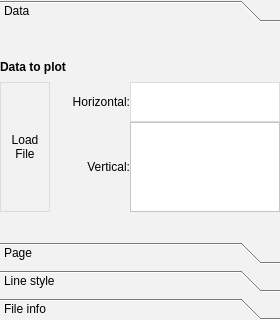
<?xml version="1.0" encoding="UTF-8"?>
<ui version="4.0">
 <class>column1D</class>
 <widget class="QWidget" name="column1D">
  <property name="geometry">
   <rect>
    <x>0</x>
    <y>0</y>
    <width>280</width>
    <height>320</height>
   </rect>
  </property>
  <property name="windowTitle">
   <string>Form</string>
  </property>
  <property name="styleSheet">
   <string notr="true">.QWidget{
background-color:rgb(242, 242, 242);
}

QLineEdit,QListWidget,QTableWidget,QComboBox{
	background-color:rgb(255,255,255);
/*border:1px solid rgb(220,220,220);
min-width:58px;
min-height:38px;
qproperty-alignment: AlignCenter;*/
}


QToolBar{
	background-color:red;
border: 1px solid black;
}

QPushButton{
	    border:1px solid rgb(220,220,220);

	height:38px;
}

QPushButton:hover{
	background-color:rgb(150, 188, 201);
border-radius:0px;
color:white;
}



QLineEdit{
	background-color:rgb(255,255,255);
/*border:1px solid rgb(220,220,220);
min-width:58px;
min-height:38px;
qproperty-alignment: AlignCenter;*/
}

QLineEdit::hover, QLineEdit:focus{
	background-color:rgb(255,255,255);
}

QLineEdit:focus{
	background-color:rgb(255,255,255);
}

/*QLabel{
background-color:rgb(230, 230, 230);
qproperty-alignment: AlignCenter;
}*/




QComboBox {
    border:1px solid rgb(220,220,220);
}


QComboBox:!editable {


     background: qlineargradient(x1: 0, y1: 0, x2: 0, y2: 1,
                                 stop: 0 #E1E1E1, stop: 0.4 #DDDDDD,
                                 stop: 0.5 #D8D8D8, stop: 1.0 #D3D3D3);
}

/* QComboBox gets the &quot;on&quot; state when the popup is open */
QComboBox:!editable:on {
    background: qlineargradient(x1: 0, y1: 0, x2: 0, y2: 1,
                                stop: 0 #D3D3D3, stop: 0.4 #D8D8D8,
                                stop: 0.5 #DDDDDD, stop: 1.0 #E1E1E1);


border-radius:0px;

}

QComboBox:on { /* shift the text when the popup opens */
    padding-top: 0px;
    padding-left: 20px;

}

QComboBox::drop-down {
    subcontrol-origin: padding;
    subcontrol-position: top right;
    width: 15px;
		qproperty-alignment: AlignCenter;
	border-left-width: 0px;
    border-left-color: darkgray;
    border-left-style: solid; /* just a single line */
	padding-right:2px;

}

QComboBox::down-arrow {

   image:url(Icons/dropdown.png);
	width:12px;
}

QComboBox::down-arrow:on { /* shift the arrow when popup is open */
    top: 1px;
    left: 1px;
}

QComboBox QListView
{
	border-radius:0px;
    selection-background-color: QLinearGradient( x1: 0, y1: 0, x2: 0, y2: 1, stop: 0 #8DAEBE, stop: 1 #678EA3);

	background-color:rgb(220,220,220);
outline: 0;
}

QComboBox QListView::item{
	color:rgb(0,0,0);
height:21px;
}

QComboBox QListView::item:selected{
	color:rgb(0,0,0);
background-color: QLinearGradient( x1: 0, y1: 0, x2: 0, y2: 1, stop: 0 #8DAEBE, stop: 1 #678EA3);
	height:21px;

}

</string>
  </property>
  <layout class="QGridLayout" name="gridLayout">
   <property name="leftMargin">
    <number>0</number>
   </property>
   <property name="topMargin">
    <number>0</number>
   </property>
   <property name="rightMargin">
    <number>0</number>
   </property>
   <property name="bottomMargin">
    <number>0</number>
   </property>
   <property name="spacing">
    <number>0</number>
   </property>
   <item row="0" column="0">
    <widget class="QToolBox" name="toolBox">
     <property name="minimumSize">
      <size>
       <width>280</width>
       <height>320</height>
      </size>
     </property>
     <property name="maximumSize">
      <size>
       <width>480</width>
       <height>16777215</height>
      </size>
     </property>
     <property name="currentIndex">
      <number>0</number>
     </property>
     <widget class="QWidget" name="page">
      <property name="geometry">
       <rect>
        <x>0</x>
        <y>0</y>
        <width>280</width>
        <height>176</height>
       </rect>
      </property>
      <attribute name="label">
       <string>Data</string>
      </attribute>
      <layout class="QVBoxLayout" name="verticalLayout_3">
       <property name="spacing">
        <number>0</number>
       </property>
       <property name="leftMargin">
        <number>0</number>
       </property>
       <property name="topMargin">
        <number>0</number>
       </property>
       <property name="rightMargin">
        <number>0</number>
       </property>
       <property name="bottomMargin">
        <number>0</number>
       </property>
       <item>
        <widget class="QWidget" name="widget" native="true">
         <property name="sizePolicy">
          <sizepolicy hsizetype="Preferred" vsizetype="Preferred">
           <horstretch>0</horstretch>
           <verstretch>0</verstretch>
          </sizepolicy>
         </property>
         <property name="minimumSize">
          <size>
           <width>230</width>
           <height>130</height>
          </size>
         </property>
         <property name="maximumSize">
          <size>
           <width>16777215</width>
           <height>160</height>
          </size>
         </property>
         <layout class="QVBoxLayout" name="verticalLayout">
          <property name="spacing">
           <number>0</number>
          </property>
          <property name="leftMargin">
           <number>0</number>
          </property>
          <property name="topMargin">
           <number>0</number>
          </property>
          <property name="rightMargin">
           <number>0</number>
          </property>
          <property name="bottomMargin">
           <number>0</number>
          </property>
          <item>
           <widget class="QLabel" name="label_4">
            <property name="minimumSize">
             <size>
              <width>100</width>
              <height>30</height>
             </size>
            </property>
            <property name="maximumSize">
             <size>
              <width>16777215</width>
              <height>50</height>
             </size>
            </property>
            <property name="font">
             <font>
              <weight>75</weight>
              <bold>true</bold>
             </font>
            </property>
            <property name="text">
             <string>Data to plot</string>
            </property>
           </widget>
          </item>
          <item>
           <widget class="QWidget" name="widget" native="true">
            <property name="minimumSize">
             <size>
              <width>230</width>
              <height>80</height>
             </size>
            </property>
            <layout class="QHBoxLayout" name="horizontalLayout">
             <property name="spacing">
              <number>0</number>
             </property>
             <property name="leftMargin">
              <number>0</number>
             </property>
             <property name="topMargin">
              <number>0</number>
             </property>
             <property name="rightMargin">
              <number>0</number>
             </property>
             <property name="bottomMargin">
              <number>0</number>
             </property>
             <item>
              <widget class="QPushButton" name="load1DFile_PB">
               <property name="sizePolicy">
                <sizepolicy hsizetype="Preferred" vsizetype="Preferred">
                 <horstretch>0</horstretch>
                 <verstretch>0</verstretch>
                </sizepolicy>
               </property>
               <property name="minimumSize">
                <size>
                 <width>50</width>
                 <height>80</height>
                </size>
               </property>
               <property name="maximumSize">
                <size>
                 <width>150</width>
                 <height>300</height>
                </size>
               </property>
               <property name="text">
                <string>Load 
File</string>
               </property>
              </widget>
             </item>
             <item>
              <widget class="QWidget" name="widget" native="true">
               <property name="minimumSize">
                <size>
                 <width>180</width>
                 <height>80</height>
                </size>
               </property>
               <layout class="QGridLayout" name="gridLayout_2">
                <property name="leftMargin">
                 <number>0</number>
                </property>
                <property name="topMargin">
                 <number>0</number>
                </property>
                <property name="rightMargin">
                 <number>0</number>
                </property>
                <property name="bottomMargin">
                 <number>0</number>
                </property>
                <property name="spacing">
                 <number>0</number>
                </property>
                <item row="0" column="0">
                 <widget class="QLabel" name="filterX_LB">
                  <property name="minimumSize">
                   <size>
                    <width>80</width>
                    <height>40</height>
                   </size>
                  </property>
                  <property name="maximumSize">
                   <size>
                    <width>16777215</width>
                    <height>60</height>
                   </size>
                  </property>
                  <property name="text">
                   <string>Horizontal:</string>
                  </property>
                  <property name="alignment">
                   <set>Qt::AlignRight|Qt::AlignTrailing|Qt::AlignVCenter</set>
                  </property>
                 </widget>
                </item>
                <item row="0" column="1">
                 <widget class="QComboBox" name="plot1DFileX_Combo">
                  <property name="minimumSize">
                   <size>
                    <width>100</width>
                    <height>40</height>
                   </size>
                  </property>
                  <property name="maximumSize">
                   <size>
                    <width>16777215</width>
                    <height>60</height>
                   </size>
                  </property>
                  <property name="editable">
                   <bool>false</bool>
                  </property>
                 </widget>
                </item>
                <item row="1" column="0">
                 <widget class="QLabel" name="filterY_LB">
                  <property name="minimumSize">
                   <size>
                    <width>80</width>
                    <height>40</height>
                   </size>
                  </property>
                  <property name="maximumSize">
                   <size>
                    <width>16777215</width>
                    <height>240</height>
                   </size>
                  </property>
                  <property name="text">
                   <string>Vertical:</string>
                  </property>
                  <property name="alignment">
                   <set>Qt::AlignRight|Qt::AlignTrailing|Qt::AlignVCenter</set>
                  </property>
                 </widget>
                </item>
                <item row="1" column="1">
                 <widget class="QListWidget" name="plot1DFileY_LW">
                  <property name="sizePolicy">
                   <sizepolicy hsizetype="Preferred" vsizetype="Preferred">
                    <horstretch>0</horstretch>
                    <verstretch>0</verstretch>
                   </sizepolicy>
                  </property>
                  <property name="minimumSize">
                   <size>
                    <width>100</width>
                    <height>40</height>
                   </size>
                  </property>
                  <property name="maximumSize">
                   <size>
                    <width>16777215</width>
                    <height>240</height>
                   </size>
                  </property>
                 </widget>
                </item>
               </layout>
              </widget>
             </item>
            </layout>
           </widget>
          </item>
         </layout>
        </widget>
       </item>
      </layout>
     </widget>
     <widget class="QWidget" name="page_2">
      <property name="geometry">
       <rect>
        <x>0</x>
        <y>0</y>
        <width>280</width>
        <height>176</height>
       </rect>
      </property>
      <attribute name="label">
       <string>Page</string>
      </attribute>
      <layout class="QGridLayout" name="gridLayout_8">
       <property name="leftMargin">
        <number>0</number>
       </property>
       <property name="topMargin">
        <number>0</number>
       </property>
       <property name="rightMargin">
        <number>0</number>
       </property>
       <property name="bottomMargin">
        <number>0</number>
       </property>
       <property name="spacing">
        <number>0</number>
       </property>
       <item row="0" column="0">
        <widget class="QWidget" name="widget_9" native="true">
         <property name="minimumSize">
          <size>
           <width>0</width>
           <height>160</height>
          </size>
         </property>
         <property name="maximumSize">
          <size>
           <width>16777215</width>
           <height>190</height>
          </size>
         </property>
         <property name="styleSheet">
          <string notr="true">QLineEdit{
	min-height:30px;
	min-width:40px;
	border:0px solid;
}

.QWidget{
	border-top:1px solid rgb(179, 179, 179);
}</string>
         </property>
         <layout class="QVBoxLayout" name="verticalLayout_2">
          <property name="spacing">
           <number>0</number>
          </property>
          <property name="leftMargin">
           <number>0</number>
          </property>
          <property name="topMargin">
           <number>0</number>
          </property>
          <property name="rightMargin">
           <number>0</number>
          </property>
          <property name="bottomMargin">
           <number>0</number>
          </property>
          <item>
           <widget class="QLabel" name="filterName_LB">
            <property name="minimumSize">
             <size>
              <width>0</width>
              <height>30</height>
             </size>
            </property>
            <property name="maximumSize">
             <size>
              <width>16777215</width>
              <height>50</height>
             </size>
            </property>
            <property name="font">
             <font>
              <weight>75</weight>
              <bold>true</bold>
             </font>
            </property>
            <property name="text">
             <string>Filters:</string>
            </property>
            <property name="alignment">
             <set>Qt::AlignLeading|Qt::AlignLeft|Qt::AlignVCenter</set>
            </property>
           </widget>
          </item>
          <item>
           <widget class="QWidget" name="widget_2" native="true">
            <property name="minimumSize">
             <size>
              <width>240</width>
              <height>40</height>
             </size>
            </property>
            <property name="maximumSize">
             <size>
              <width>16777215</width>
              <height>60</height>
             </size>
            </property>
            <layout class="QHBoxLayout" name="horizontalLayout_2">
             <property name="spacing">
              <number>0</number>
             </property>
             <property name="leftMargin">
              <number>0</number>
             </property>
             <property name="topMargin">
              <number>0</number>
             </property>
             <property name="rightMargin">
              <number>0</number>
             </property>
             <property name="bottomMargin">
              <number>0</number>
             </property>
             <item>
              <widget class="QComboBox" name="plot1DColFile_Combo">
               <property name="minimumSize">
                <size>
                 <width>60</width>
                 <height>40</height>
                </size>
               </property>
               <property name="maximumSize">
                <size>
                 <width>80</width>
                 <height>60</height>
                </size>
               </property>
              </widget>
             </item>
             <item>
              <widget class="QComboBox" name="plot1DRelationFile_Combo">
               <property name="enabled">
                <bool>false</bool>
               </property>
               <property name="minimumSize">
                <size>
                 <width>60</width>
                 <height>40</height>
                </size>
               </property>
               <property name="maximumSize">
                <size>
                 <width>80</width>
                 <height>60</height>
                </size>
               </property>
               <item>
                <property name="text">
                 <string>=</string>
                </property>
               </item>
               <item>
                <property name="text">
                 <string>&gt;</string>
                </property>
               </item>
               <item>
                <property name="text">
                 <string>&gt;=</string>
                </property>
               </item>
               <item>
                <property name="text">
                 <string>&lt;</string>
                </property>
               </item>
               <item>
                <property name="text">
                 <string>&lt;=</string>
                </property>
               </item>
              </widget>
             </item>
             <item>
              <widget class="QLineEdit" name="plot1DRelationValueFile_LE">
               <property name="enabled">
                <bool>false</bool>
               </property>
               <property name="minimumSize">
                <size>
                 <width>40</width>
                 <height>30</height>
                </size>
               </property>
               <property name="maximumSize">
                <size>
                 <width>80</width>
                 <height>60</height>
                </size>
               </property>
               <property name="styleSheet">
                <string notr="true">background: rgb(255, 213, 205)</string>
               </property>
              </widget>
             </item>
             <item>
              <widget class="QPushButton" name="plot1DAddRelationFile_PB">
               <property name="minimumSize">
                <size>
                 <width>40</width>
                 <height>40</height>
                </size>
               </property>
               <property name="maximumSize">
                <size>
                 <width>60</width>
                 <height>60</height>
                </size>
               </property>
               <property name="text">
                <string>+</string>
               </property>
              </widget>
             </item>
             <item>
              <widget class="QPushButton" name="plot1DRemoveRelationFile_PB">
               <property name="minimumSize">
                <size>
                 <width>40</width>
                 <height>40</height>
                </size>
               </property>
               <property name="maximumSize">
                <size>
                 <width>60</width>
                 <height>60</height>
                </size>
               </property>
               <property name="text">
                <string>-</string>
               </property>
              </widget>
             </item>
            </layout>
           </widget>
          </item>
          <item>
           <widget class="QTableWidget" name="plot1DRelationFile_Table">
            <property name="enabled">
             <bool>false</bool>
            </property>
            <property name="maximumSize">
             <size>
              <width>1000</width>
              <height>16777215</height>
             </size>
            </property>
            <attribute name="horizontalHeaderDefaultSectionSize">
             <number>80</number>
            </attribute>
            <attribute name="horizontalHeaderStretchLastSection">
             <bool>true</bool>
            </attribute>
            <attribute name="verticalHeaderDefaultSectionSize">
             <number>25</number>
            </attribute>
            <column>
             <property name="text">
              <string>Column</string>
             </property>
            </column>
            <column>
             <property name="text">
              <string>Relation</string>
             </property>
            </column>
            <column>
             <property name="text">
              <string>Value</string>
             </property>
            </column>
           </widget>
          </item>
         </layout>
        </widget>
       </item>
      </layout>
     </widget>
     <widget class="QWidget" name="page_3">
      <property name="geometry">
       <rect>
        <x>0</x>
        <y>0</y>
        <width>280</width>
        <height>176</height>
       </rect>
      </property>
      <attribute name="label">
       <string>Line style</string>
      </attribute>
      <layout class="QGridLayout" name="gridLayout_5">
       <property name="leftMargin">
        <number>0</number>
       </property>
       <property name="topMargin">
        <number>0</number>
       </property>
       <property name="rightMargin">
        <number>0</number>
       </property>
       <property name="bottomMargin">
        <number>0</number>
       </property>
       <property name="spacing">
        <number>0</number>
       </property>
       <item row="0" column="0">
        <widget class="QWidget" name="widget_15" native="true">
         <property name="minimumSize">
          <size>
           <width>280</width>
           <height>170</height>
          </size>
         </property>
         <property name="maximumSize">
          <size>
           <width>16777215</width>
           <height>500</height>
          </size>
         </property>
         <property name="styleSheet">
          <string notr="true">.QWidget{
	border-top:1px solid rgb(179, 179, 179);
}</string>
         </property>
         <layout class="QVBoxLayout" name="verticalLayout_4">
          <property name="spacing">
           <number>0</number>
          </property>
          <property name="leftMargin">
           <number>0</number>
          </property>
          <property name="topMargin">
           <number>0</number>
          </property>
          <property name="rightMargin">
           <number>0</number>
          </property>
          <property name="bottomMargin">
           <number>0</number>
          </property>
          <item>
           <widget class="QWidget" name="widget" native="true">
            <property name="maximumSize">
             <size>
              <width>16777215</width>
              <height>160</height>
             </size>
            </property>
            <layout class="QGridLayout" name="gridLayout_3">
             <property name="spacing">
              <number>0</number>
             </property>
             <item row="0" column="0" rowspan="2">
              <widget class="QListWidget" name="plot1DLines_LW">
               <property name="sizePolicy">
                <sizepolicy hsizetype="Preferred" vsizetype="Expanding">
                 <horstretch>0</horstretch>
                 <verstretch>0</verstretch>
                </sizepolicy>
               </property>
               <property name="minimumSize">
                <size>
                 <width>60</width>
                 <height>60</height>
                </size>
               </property>
               <property name="maximumSize">
                <size>
                 <width>100</width>
                 <height>160</height>
                </size>
               </property>
              </widget>
             </item>
             <item row="0" column="1">
              <widget class="QComboBox" name="plot1DScatterStyle_Combo">
               <property name="minimumSize">
                <size>
                 <width>120</width>
                 <height>30</height>
                </size>
               </property>
               <property name="maximumSize">
                <size>
                 <width>16777215</width>
                 <height>80</height>
                </size>
               </property>
               <item>
                <property name="text">
                 <string>No symbol</string>
                </property>
               </item>
               <item>
                <property name="text">
                 <string>Dot</string>
                </property>
               </item>
               <item>
                <property name="text">
                 <string>Cross</string>
                </property>
               </item>
               <item>
                <property name="text">
                 <string>Plus</string>
                </property>
               </item>
               <item>
                <property name="text">
                 <string>Circle</string>
                </property>
               </item>
               <item>
                <property name="text">
                 <string>Filled circle</string>
                </property>
               </item>
               <item>
                <property name="text">
                 <string>Square</string>
                </property>
               </item>
               <item>
                <property name="text">
                 <string>Diamond</string>
                </property>
               </item>
               <item>
                <property name="text">
                 <string>Star</string>
                </property>
               </item>
               <item>
                <property name="text">
                 <string>Triangle, upwards</string>
                </property>
               </item>
               <item>
                <property name="text">
                 <string>Triangle, downwards</string>
                </property>
               </item>
               <item>
                <property name="text">
                 <string>Square with cross</string>
                </property>
               </item>
               <item>
                <property name="text">
                 <string>Square with plus</string>
                </property>
               </item>
               <item>
                <property name="text">
                 <string>Circle with cross</string>
                </property>
               </item>
               <item>
                <property name="text">
                 <string>Circle with plus</string>
                </property>
               </item>
              </widget>
             </item>
             <item row="0" column="2" rowspan="2">
              <widget class="QPushButton" name="plot1DSetLine_PB">
               <property name="sizePolicy">
                <sizepolicy hsizetype="Preferred" vsizetype="Fixed">
                 <horstretch>0</horstretch>
                 <verstretch>0</verstretch>
                </sizepolicy>
               </property>
               <property name="minimumSize">
                <size>
                 <width>60</width>
                 <height>60</height>
                </size>
               </property>
               <property name="maximumSize">
                <size>
                 <width>160</width>
                 <height>160</height>
                </size>
               </property>
               <property name="text">
                <string>Set
 line</string>
               </property>
              </widget>
             </item>
             <item row="1" column="1">
              <widget class="QComboBox" name="plot1DLineStyle_Combo">
               <property name="minimumSize">
                <size>
                 <width>120</width>
                 <height>30</height>
                </size>
               </property>
               <property name="maximumSize">
                <size>
                 <width>16777215</width>
                 <height>80</height>
                </size>
               </property>
               <item>
                <property name="text">
                 <string>Solid line</string>
                </property>
               </item>
               <item>
                <property name="text">
                 <string>Dash line</string>
                </property>
               </item>
               <item>
                <property name="text">
                 <string>Dot line</string>
                </property>
               </item>
               <item>
                <property name="text">
                 <string>Dash dot line</string>
                </property>
               </item>
               <item>
                <property name="text">
                 <string>Dash dot dot line</string>
                </property>
               </item>
              </widget>
             </item>
            </layout>
           </widget>
          </item>
          <item>
           <widget class="QWidget" name="widget" native="true">
            <property name="minimumSize">
             <size>
              <width>270</width>
              <height>90</height>
             </size>
            </property>
            <layout class="QGridLayout" name="gridLayout_4">
             <property name="leftMargin">
              <number>0</number>
             </property>
             <property name="topMargin">
              <number>0</number>
             </property>
             <property name="rightMargin">
              <number>0</number>
             </property>
             <property name="bottomMargin">
              <number>0</number>
             </property>
             <property name="spacing">
              <number>0</number>
             </property>
             <item row="0" column="0">
              <widget class="QLabel" name="label_3">
               <property name="minimumSize">
                <size>
                 <width>120</width>
                 <height>30</height>
                </size>
               </property>
               <property name="maximumSize">
                <size>
                 <width>150</width>
                 <height>50</height>
                </size>
               </property>
               <property name="text">
                <string>Line color(RGB):</string>
               </property>
               <property name="alignment">
                <set>Qt::AlignLeading|Qt::AlignLeft|Qt::AlignVCenter</set>
               </property>
              </widget>
             </item>
             <item row="0" column="1">
              <widget class="QLineEdit" name="plot1DLineRGBR_LE">
               <property name="enabled">
                <bool>true</bool>
               </property>
               <property name="minimumSize">
                <size>
                 <width>50</width>
                 <height>30</height>
                </size>
               </property>
               <property name="maximumSize">
                <size>
                 <width>80</width>
                 <height>50</height>
                </size>
               </property>
               <property name="styleSheet">
                <string notr="true">background: rgb(255, 213, 205)</string>
               </property>
              </widget>
             </item>
             <item row="0" column="2">
              <widget class="QLineEdit" name="plot1DLineRGBG_LE">
               <property name="enabled">
                <bool>true</bool>
               </property>
               <property name="minimumSize">
                <size>
                 <width>50</width>
                 <height>30</height>
                </size>
               </property>
               <property name="maximumSize">
                <size>
                 <width>80</width>
                 <height>50</height>
                </size>
               </property>
               <property name="styleSheet">
                <string notr="true">background:rgb(196, 255, 195);</string>
               </property>
              </widget>
             </item>
             <item row="0" column="3">
              <widget class="QLineEdit" name="plot1DLineRGBB_LE">
               <property name="enabled">
                <bool>true</bool>
               </property>
               <property name="minimumSize">
                <size>
                 <width>50</width>
                 <height>30</height>
                </size>
               </property>
               <property name="maximumSize">
                <size>
                 <width>80</width>
                 <height>50</height>
                </size>
               </property>
               <property name="styleSheet">
                <string notr="true">background: rgb(185, 205, 255);</string>
               </property>
               <property name="text">
                <string/>
               </property>
              </widget>
             </item>
             <item row="1" column="0">
              <widget class="QLabel" name="label_2">
               <property name="minimumSize">
                <size>
                 <width>120</width>
                 <height>30</height>
                </size>
               </property>
               <property name="maximumSize">
                <size>
                 <width>16777215</width>
                 <height>50</height>
                </size>
               </property>
               <property name="text">
                <string>Line width:</string>
               </property>
               <property name="alignment">
                <set>Qt::AlignLeading|Qt::AlignLeft|Qt::AlignVCenter</set>
               </property>
              </widget>
             </item>
             <item row="1" column="1">
              <widget class="QLineEdit" name="plot1DLineWeight_LE">
               <property name="minimumSize">
                <size>
                 <width>50</width>
                 <height>30</height>
                </size>
               </property>
               <property name="maximumSize">
                <size>
                 <width>80</width>
                 <height>50</height>
                </size>
               </property>
              </widget>
             </item>
             <item row="2" column="0">
              <widget class="QLabel" name="label">
               <property name="minimumSize">
                <size>
                 <width>120</width>
                 <height>30</height>
                </size>
               </property>
               <property name="maximumSize">
                <size>
                 <width>16777215</width>
                 <height>50</height>
                </size>
               </property>
               <property name="text">
                <string>Line name:</string>
               </property>
               <property name="alignment">
                <set>Qt::AlignLeading|Qt::AlignLeft|Qt::AlignVCenter</set>
               </property>
              </widget>
             </item>
             <item row="2" column="1" colspan="2">
              <widget class="QLineEdit" name="plot1DLineName_LE">
               <property name="minimumSize">
                <size>
                 <width>100</width>
                 <height>30</height>
                </size>
               </property>
               <property name="maximumSize">
                <size>
                 <width>150</width>
                 <height>50</height>
                </size>
               </property>
              </widget>
             </item>
            </layout>
           </widget>
          </item>
         </layout>
        </widget>
       </item>
      </layout>
     </widget>
     <widget class="QWidget" name="page_4">
      <property name="geometry">
       <rect>
        <x>0</x>
        <y>0</y>
        <width>280</width>
        <height>176</height>
       </rect>
      </property>
      <attribute name="label">
       <string>File info</string>
      </attribute>
      <layout class="QGridLayout" name="gridLayout_7">
       <property name="leftMargin">
        <number>0</number>
       </property>
       <property name="topMargin">
        <number>0</number>
       </property>
       <property name="rightMargin">
        <number>0</number>
       </property>
       <property name="bottomMargin">
        <number>0</number>
       </property>
       <property name="spacing">
        <number>0</number>
       </property>
       <item row="0" column="0">
        <widget class="QWidget" name="widget_10" native="true">
         <property name="minimumSize">
          <size>
           <width>0</width>
           <height>170</height>
          </size>
         </property>
         <property name="maximumSize">
          <size>
           <width>16777215</width>
           <height>10000</height>
          </size>
         </property>
         <property name="styleSheet">
          <string notr="true">.QWidget{
	border-top:1px solid rgb(179, 179, 179);
}

#plot1DFileName_LE,#plot1DFileColNum_LE{
	padding-left:10px;
}</string>
         </property>
         <layout class="QVBoxLayout" name="verticalLayout_5">
          <property name="spacing">
           <number>0</number>
          </property>
          <property name="leftMargin">
           <number>0</number>
          </property>
          <property name="topMargin">
           <number>0</number>
          </property>
          <property name="rightMargin">
           <number>0</number>
          </property>
          <property name="bottomMargin">
           <number>0</number>
          </property>
          <item>
           <widget class="QWidget" name="widget" native="true">
            <property name="minimumSize">
             <size>
              <width>0</width>
              <height>60</height>
             </size>
            </property>
            <property name="maximumSize">
             <size>
              <width>16777215</width>
              <height>10000</height>
             </size>
            </property>
            <layout class="QGridLayout" name="gridLayout_6">
             <property name="leftMargin">
              <number>0</number>
             </property>
             <property name="topMargin">
              <number>0</number>
             </property>
             <property name="rightMargin">
              <number>0</number>
             </property>
             <property name="bottomMargin">
              <number>0</number>
             </property>
             <property name="spacing">
              <number>0</number>
             </property>
             <item row="0" column="0">
              <widget class="QLabel" name="inputFile_LB">
               <property name="minimumSize">
                <size>
                 <width>0</width>
                 <height>30</height>
                </size>
               </property>
               <property name="maximumSize">
                <size>
                 <width>100</width>
                 <height>50</height>
                </size>
               </property>
               <property name="font">
                <font>
                 <weight>75</weight>
                 <bold>true</bold>
                </font>
               </property>
               <property name="text">
                <string>Input file:</string>
               </property>
               <property name="alignment">
                <set>Qt::AlignRight|Qt::AlignTrailing|Qt::AlignVCenter</set>
               </property>
              </widget>
             </item>
             <item row="0" column="1">
              <widget class="QLabel" name="plot1DFileName_LE">
               <property name="minimumSize">
                <size>
                 <width>0</width>
                 <height>30</height>
                </size>
               </property>
               <property name="maximumSize">
                <size>
                 <width>16777215</width>
                 <height>50</height>
                </size>
               </property>
               <property name="styleSheet">
                <string notr="true">QLabel{
	background-color:white;
}</string>
               </property>
               <property name="text">
                <string>input file name</string>
               </property>
              </widget>
             </item>
             <item row="1" column="0">
              <widget class="QLabel" name="numberColumn_LB">
               <property name="minimumSize">
                <size>
                 <width>0</width>
                 <height>30</height>
                </size>
               </property>
               <property name="maximumSize">
                <size>
                 <width>100</width>
                 <height>50</height>
                </size>
               </property>
               <property name="font">
                <font>
                 <weight>75</weight>
                 <bold>true</bold>
                </font>
               </property>
               <property name="text">
                <string>Columns:</string>
               </property>
               <property name="alignment">
                <set>Qt::AlignRight|Qt::AlignTrailing|Qt::AlignVCenter</set>
               </property>
              </widget>
             </item>
             <item row="1" column="1">
              <widget class="QLabel" name="plot1DFileColNum_LE">
               <property name="minimumSize">
                <size>
                 <width>0</width>
                 <height>30</height>
                </size>
               </property>
               <property name="maximumSize">
                <size>
                 <width>16777215</width>
                 <height>50</height>
                </size>
               </property>
               <property name="styleSheet">
                <string notr="true">QLabel{
	background-color:white;
}</string>
               </property>
               <property name="text">
                <string>Colums number</string>
               </property>
              </widget>
             </item>
            </layout>
           </widget>
          </item>
          <item>
           <widget class="QTableWidget" name="plot1DFile_Table">
            <property name="minimumSize">
             <size>
              <width>0</width>
              <height>60</height>
             </size>
            </property>
            <property name="maximumSize">
             <size>
              <width>100000</width>
              <height>16777215</height>
             </size>
            </property>
            <property name="editTriggers">
             <set>QAbstractItemView::NoEditTriggers</set>
            </property>
            <attribute name="horizontalHeaderDefaultSectionSize">
             <number>70</number>
            </attribute>
            <attribute name="horizontalHeaderMinimumSectionSize">
             <number>40</number>
            </attribute>
            <attribute name="horizontalHeaderStretchLastSection">
             <bool>true</bool>
            </attribute>
            <column>
             <property name="text">
              <string>Min</string>
             </property>
            </column>
            <column>
             <property name="text">
              <string>Max</string>
             </property>
            </column>
            <column>
             <property name="text">
              <string>Avg</string>
             </property>
            </column>
           </widget>
          </item>
         </layout>
        </widget>
       </item>
      </layout>
     </widget>
    </widget>
   </item>
  </layout>
 </widget>
 <resources/>
 <connections/>
</ui>
